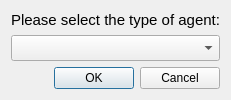
<?xml version="1.0" encoding="UTF-8"?>
<ui version="4.0">
 <class>Dialog</class>
 <widget class="QDialog" name="Dialog">
  <property name="geometry">
   <rect>
    <x>0</x>
    <y>0</y>
    <width>226</width>
    <height>95</height>
   </rect>
  </property>
  <property name="windowTitle">
   <string>Dialog</string>
  </property>
  <layout class="QGridLayout" name="gridLayout">
   <item row="0" column="0">
    <widget class="QLabel" name="label_select">
     <property name="font">
      <font>
       <pointsize>11</pointsize>
      </font>
     </property>
     <property name="text">
      <string>Please select the type of agent:</string>
     </property>
    </widget>
   </item>
   <item row="1" column="0">
    <widget class="QComboBox" name="combo_agent_type">
     <property name="font">
      <font>
       <pointsize>11</pointsize>
      </font>
     </property>
    </widget>
   </item>
   <item row="2" column="0">
    <widget class="QDialogButtonBox" name="btns_agent_type_select">
     <property name="orientation">
      <enum>Qt::Horizontal</enum>
     </property>
     <property name="standardButtons">
      <set>QDialogButtonBox::Cancel|QDialogButtonBox::Ok</set>
     </property>
    </widget>
   </item>
  </layout>
 </widget>
 <resources/>
 <connections>
  <connection>
   <sender>btns_agent_type_select</sender>
   <signal>accepted()</signal>
   <receiver>Dialog</receiver>
   <slot>accept()</slot>
   <hints>
    <hint type="sourcelabel">
     <x>248</x>
     <y>254</y>
    </hint>
    <hint type="destinationlabel">
     <x>157</x>
     <y>274</y>
    </hint>
   </hints>
  </connection>
  <connection>
   <sender>btns_agent_type_select</sender>
   <signal>rejected()</signal>
   <receiver>Dialog</receiver>
   <slot>reject()</slot>
   <hints>
    <hint type="sourcelabel">
     <x>316</x>
     <y>260</y>
    </hint>
    <hint type="destinationlabel">
     <x>286</x>
     <y>274</y>
    </hint>
   </hints>
  </connection>
 </connections>
</ui>
